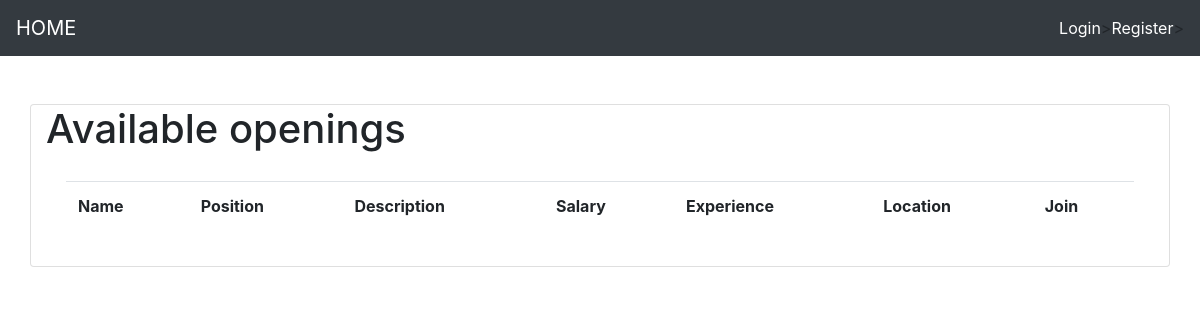
Before: / with the older database file.
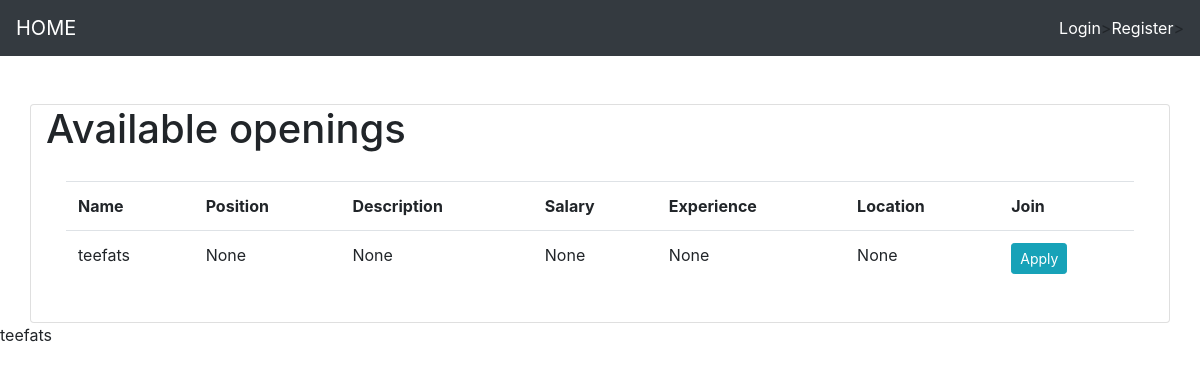
After: the same page with the newer database file.
### esg_board/models.py (models this page shows, shortened)
class Company(models.Model):
    user=models.OneToOneField(User, null=True,  on_delete=models.CASCADE)
    name=models.CharField(max_length=200, null=True)
    position=models.CharField(max_length=200, null=True)
    description=models.CharField(max_length=2000, null=True)
    salary=models.IntegerField(null=True)
    experience=models.IntegerField(null=True)
    Location=models.CharField(max_length=2000, null=True)

### esg_board/views.py (the view)
# urls.py: path('',views.home,name='home'),
def home(request):
    if request.user.is_authenticated:
        candidates=Candidates.objects.filter(company__name=request.user.username)
        context={
            'candidates':candidates,
        }
        return render(request,'hr.html',context)
    else:
        companies=Company.objects.all()
        context={
            'companies':companies,
        }
        return render(request,'Jobseeker.html',context)

### esg_board/templates/Jobseeker.html
{% extends 'main.html' %}
{% load static%}
{% block content %}
<div class="container card">
    <h1>Available openings</h1>
    <div class="card-body">
        <table class="table table-hover">
            <tr>
                <th>Name</th>
                <th>Position</th>
                <th>Description</th>
                <th>Salary</th>
                <th>Experience</th>
                <th>Location</th>
                <th>Join</th>
            </tr>
            {% for c in companies %}
                <tr>
                    <td>{{c.name}}</td>
                    <td>{{c.position}}</td>
                    <td>{{c.description}}</td>
                    <td>{{c.salary}}</td>
                    <td>{{c.experience}}</td>
                    <td>{{c.Location}}</td>
                    <td><a href="{% url 'apply' %}" class="btn btn-info btn-sm" type="submit">Apply</a></td>
                </tr>
            {% endfor %}
        </table>
    </div>
</div>
        {% for c in companies %}
            {{c.name}}
        {% endfor %}
{% endblock %}

### esg_board/templates/main.html (shortened to what this page needs)
<!DOCTYPE html>
<html lang="en">
<head>
    <link rel="stylesheet" href="https://stackpath.bootstrapcdn.com/bootstrap/4.5.0/css/bootstrap.min.css"0>
</head>
<body>
    {% include 'navbar.html' %}
    <br>
	<br>
    {%block content%}
    {% endblock %}
</body>
</html>

### esg_board/templates/navbar.html (shortened to what this page needs)
<head>
  </head>
  <nav class="navbar navbar-expand-lg navbar-dark bg-dark">
      <a class="navbar-brand" href="{% url 'home' %}">HOME</a>
      {% if request.user.is_authenticated %}
      <span class="user">Hello, {{request.user}}  &nbsp;</span>
      <span ><a  class="user btn btn-info" href ="{% url 'logout' %}"> Logout</a></span>
      {% else %}
          <span ><a class="user" href="{% url 'login' %}">Login</a></span>>
          <span ><a class="user" href="{% url 'register' %}">Register</a></span>>
      {% endif  %}
    </nav>

### esg_board/templates/navbar.html (style rules this page uses)
.user { color:white; text-decoration: none; }

Changed rows visible on the page:
added Company: name "teefats", position "None", description "None", salary "None", experience "None", Location "None"
